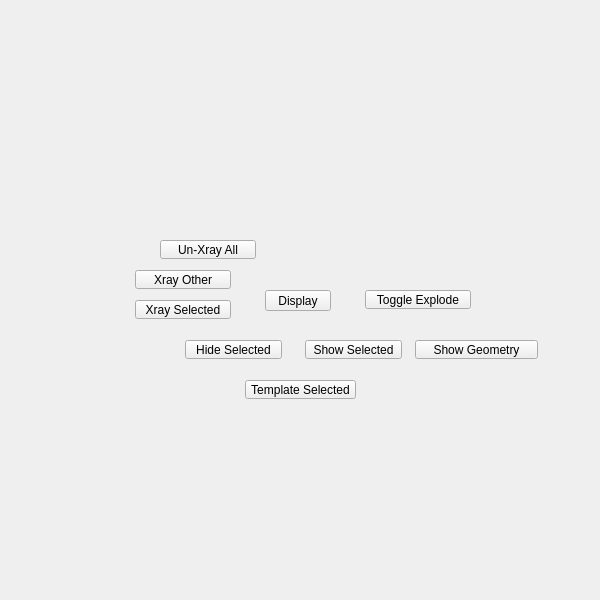
<?xml version="1.0" encoding="UTF-8"?>
<ui version="4.0">
 <class>translucent_window</class>
 <widget class="QMainWindow" name="translucent_window">
  <property name="enabled">
   <bool>true</bool>
  </property>
  <property name="geometry">
   <rect>
    <x>0</x>
    <y>0</y>
    <width>600</width>
    <height>600</height>
   </rect>
  </property>
  <property name="sizePolicy">
   <sizepolicy hsizetype="Ignored" vsizetype="Ignored">
    <horstretch>0</horstretch>
    <verstretch>0</verstretch>
   </sizepolicy>
  </property>
  <property name="minimumSize">
   <size>
    <width>0</width>
    <height>0</height>
   </size>
  </property>
  <property name="maximumSize">
   <size>
    <width>600</width>
    <height>600</height>
   </size>
  </property>
  <property name="cursor">
   <cursorShape>ArrowCursor</cursorShape>
  </property>
  <property name="whatsThis">
   <string>main</string>
  </property>
  <property name="toolButtonStyle">
   <enum>Qt::ToolButtonIconOnly</enum>
  </property>
  <property name="tabShape">
   <enum>QTabWidget::Triangular</enum>
  </property>
  <property name="dockNestingEnabled">
   <bool>true</bool>
  </property>
  <property name="dockOptions">
   <set>QMainWindow::AllowNestedDocks|QMainWindow::AllowTabbedDocks|QMainWindow::AnimatedDocks|QMainWindow::ForceTabbedDocks</set>
  </property>
  <widget class="QWidget" name="widget">
   <property name="sizePolicy">
    <sizepolicy hsizetype="Ignored" vsizetype="Ignored">
     <horstretch>0</horstretch>
     <verstretch>0</verstretch>
    </sizepolicy>
   </property>
   <widget class="QPushButton" name="i032">
    <property name="geometry">
     <rect>
      <x>265</x>
      <y>290</y>
      <width>66</width>
      <height>21</height>
     </rect>
    </property>
    <property name="minimumSize">
     <size>
      <width>0</width>
      <height>21</height>
     </size>
    </property>
    <property name="maximumSize">
     <size>
      <width>16777215</width>
      <height>21</height>
     </size>
    </property>
    <property name="whatsThis">
     <string>display</string>
    </property>
    <property name="text">
     <string>Display</string>
    </property>
   </widget>
   <widget class="QPushButton" name="b002">
    <property name="geometry">
     <rect>
      <x>185</x>
      <y>340</y>
      <width>97</width>
      <height>19</height>
     </rect>
    </property>
    <property name="minimumSize">
     <size>
      <width>0</width>
      <height>19</height>
     </size>
    </property>
    <property name="text">
     <string>Hide Selected</string>
    </property>
   </widget>
   <widget class="QPushButton" name="b003">
    <property name="geometry">
     <rect>
      <x>305</x>
      <y>340</y>
      <width>97</width>
      <height>19</height>
     </rect>
    </property>
    <property name="minimumSize">
     <size>
      <width>0</width>
      <height>19</height>
     </size>
    </property>
    <property name="text">
     <string>Show Selected</string>
    </property>
   </widget>
   <widget class="QPushButton" name="b005">
    <property name="geometry">
     <rect>
      <x>135</x>
      <y>300</y>
      <width>96</width>
      <height>19</height>
     </rect>
    </property>
    <property name="minimumSize">
     <size>
      <width>0</width>
      <height>19</height>
     </size>
    </property>
    <property name="text">
     <string>Xray Selected</string>
    </property>
   </widget>
   <widget class="QPushButton" name="b021">
    <property name="geometry">
     <rect>
      <x>245</x>
      <y>380</y>
      <width>111</width>
      <height>19</height>
     </rect>
    </property>
    <property name="minimumSize">
     <size>
      <width>111</width>
      <height>19</height>
     </size>
    </property>
    <property name="text">
     <string>Template Selected</string>
    </property>
   </widget>
   <widget class="QPushButton" name="b006">
    <property name="geometry">
     <rect>
      <x>160</x>
      <y>240</y>
      <width>96</width>
      <height>19</height>
     </rect>
    </property>
    <property name="minimumSize">
     <size>
      <width>0</width>
      <height>19</height>
     </size>
    </property>
    <property name="text">
     <string>Un-Xray All</string>
    </property>
   </widget>
   <widget class="QPushButton" name="b007">
    <property name="geometry">
     <rect>
      <x>135</x>
      <y>270</y>
      <width>96</width>
      <height>19</height>
     </rect>
    </property>
    <property name="minimumSize">
     <size>
      <width>0</width>
      <height>19</height>
     </size>
    </property>
    <property name="text">
     <string>Xray Other</string>
    </property>
   </widget>
   <widget class="QPushButton" name="b004">
    <property name="geometry">
     <rect>
      <x>415</x>
      <y>340</y>
      <width>123</width>
      <height>19</height>
     </rect>
    </property>
    <property name="minimumSize">
     <size>
      <width>0</width>
      <height>19</height>
     </size>
    </property>
    <property name="maximumSize">
     <size>
      <width>999</width>
      <height>19</height>
     </size>
    </property>
    <property name="text">
     <string>Show Geometry</string>
    </property>
   </widget>
   <widget class="QPushButton" name="b010">
    <property name="geometry">
     <rect>
      <x>365</x>
      <y>290</y>
      <width>106</width>
      <height>19</height>
     </rect>
    </property>
    <property name="minimumSize">
     <size>
      <width>0</width>
      <height>19</height>
     </size>
    </property>
    <property name="text">
     <string>Toggle Explode</string>
    </property>
   </widget>
  </widget>
 </widget>
 <resources/>
 <connections/>
 <designerdata>
  <property name="gridDeltaX">
   <number>5</number>
  </property>
  <property name="gridDeltaY">
   <number>10</number>
  </property>
  <property name="gridSnapX">
   <bool>true</bool>
  </property>
  <property name="gridSnapY">
   <bool>true</bool>
  </property>
  <property name="gridVisible">
   <bool>true</bool>
  </property>
 </designerdata>
</ui>
